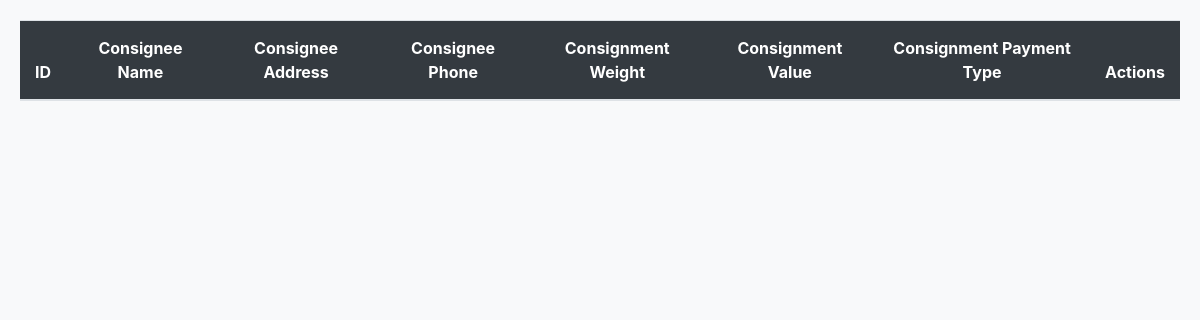
Page /vendor_consignment_list/ on the earlier database version.
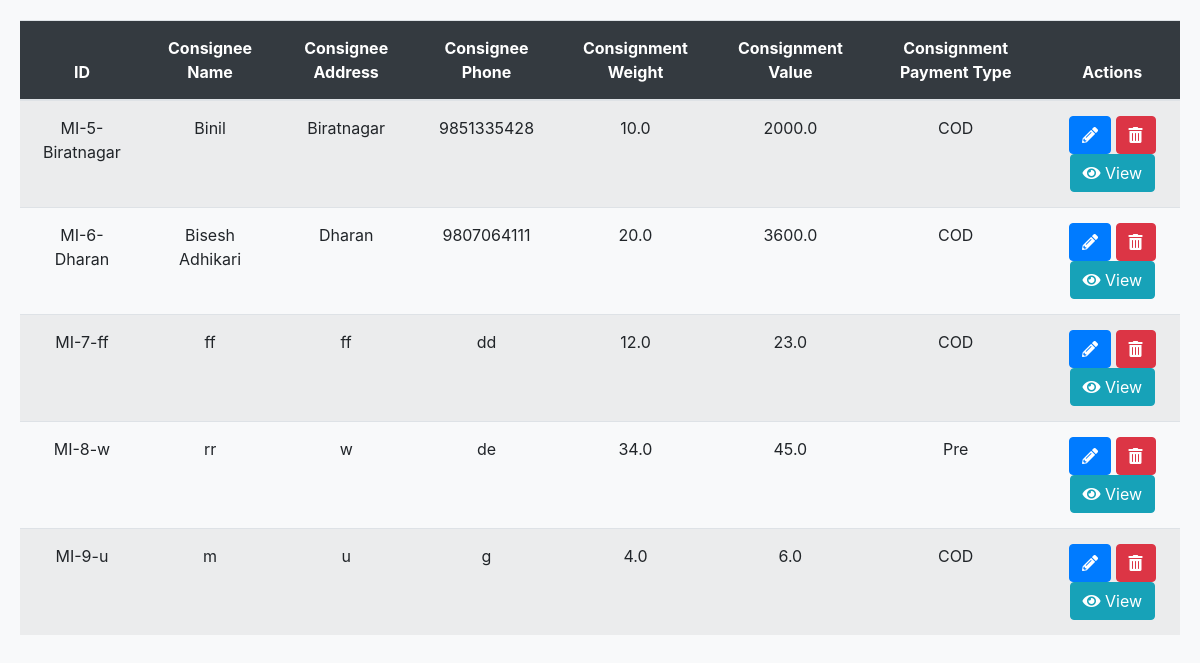
Same page on the later database version.
### vendorapp/models.py (models this page shows, shortened)
class Consignment(models.Model):
    consignee_name = models.CharField(max_length=200)
    consignee_address = models.CharField(max_length=200)
    consignee_phone = models.CharField(max_length=10)
    consignment_est_wt = models.FloatField()
    consignment_value = models.FloatField()
    consignment_payment_choices = [
        ('COD', 'COD'),
        ('Pre', 'Pre-Payment')
    ]
    consignment_payment_type = models.CharField(max_length=20, choices=consignment_payment_choices)
    consignment_id = models.CharField(max_length=30, unique=True, null=True, blank=True)

### vendorapp/views.py (the view)
# urls.py: path('vendor_consignment_list/', views.vendor_consignment_list,name='consignmentlist'),
def vendor_consignment_list(request):
    consignmet = Consignment.objects.all()
    return render(request,'consignmentlist.html',{'consignments':consignmet})

### templates/consignmentlist.html (shortened to what this page needs)
<!DOCTYPE html>
<html>
<head>
    <link rel="stylesheet" href="https://stackpath.bootstrapcdn.com/bootstrap/4.5.2/css/bootstrap.min.css">
    <link rel="stylesheet" href="https://cdnjs.cloudflare.com/ajax/libs/font-awesome/5.15.4/css/all.min.css">
</head>
<body>
    <table class="consignment-table table table-striped">
        <thead>
            <tr>
                <th>ID</th>
                <th>Consignee Name</th>
                <th>Consignee Address</th>
                <th>Consignee Phone</th>
                <th>Consignment Weight</th>
                <th>Consignment Value</th>
                <th>Consignment Payment Type</th>
                <th>Actions</th>
            </tr>
        </thead>
        <tbody>
            {% for consignment in consignments %}
                <tr>
                    <td>{{ consignment.consignment_id }}</td>
                    <td>{{ consignment.consignee_name }}</td>
                    <td>{{ consignment.consignee_address }}</td>
                    <td>{{ consignment.consignee_phone }}</td>
                    <td>{{ consignment.consignment_est_wt }}</td>
                    <td>{{ consignment.consignment_value }}</td>
                    <td>{{ consignment.consignment_payment_type }}</td>
                    <td>
                        <a href="{% url 'updateconsignment' consignment.id %}">
                        <button type="button" class="btn btn-primary">
                            <i class="fas fa-pencil-alt"></i>
                        </button>
                        </a>
                        <a href="{% url 'deleteconsignment' consignment.id %}">
                        <button type="button" class="btn btn-danger">
                            <i class="fas fa-trash-alt"></i>
                        </button>
                        </a>
                        <a href="{% url 'updateconsignment' consignment.id %}">
                        <button type="button" class="btn btn-info">
                            <i class="fas fa-eye"></i> View
                        </button>
                        </a>
                    </td>
                </tr>
            {% endfor %}
        </tbody>
    </table>
</body>
</html>

Differences in the rows shown:
added Consignment: consignment_id "MI-5-Biratnagar", consignee_name "Binil", consignee_address "Biratnagar", consignee_phone "9851335428", consignment_est_wt "10.0", consignment_value "2000.0", consignment_payment_type "COD"
added Consignment: consignment_id "MI-6-Dharan", consignee_name "Bisesh Adhikari", consignee_address "Dharan", consignee_phone "9807064111", consignment_est_wt "20.0", consignment_value "3600.0", consignment_payment_type "COD"
added Consignment: consignment_id "MI-7-ff", consignee_name "ff", consignee_address "ff", consignee_phone "dd", consignment_est_wt "12.0", consignment_value "23.0", consignment_payment_type "COD"
added Consignment: consignment_id "MI-8-w", consignee_name "rr", consignee_address "w", consignee_phone "de", consignment_est_wt "34.0", consignment_value "45.0", consignment_payment_type "Pre"
added Consignment: consignment_id "MI-9-u", consignee_name "m", consignee_address "u", consignee_phone "g", consignment_est_wt "4.0", consignment_value "6.0", consignment_payment_type "COD"
